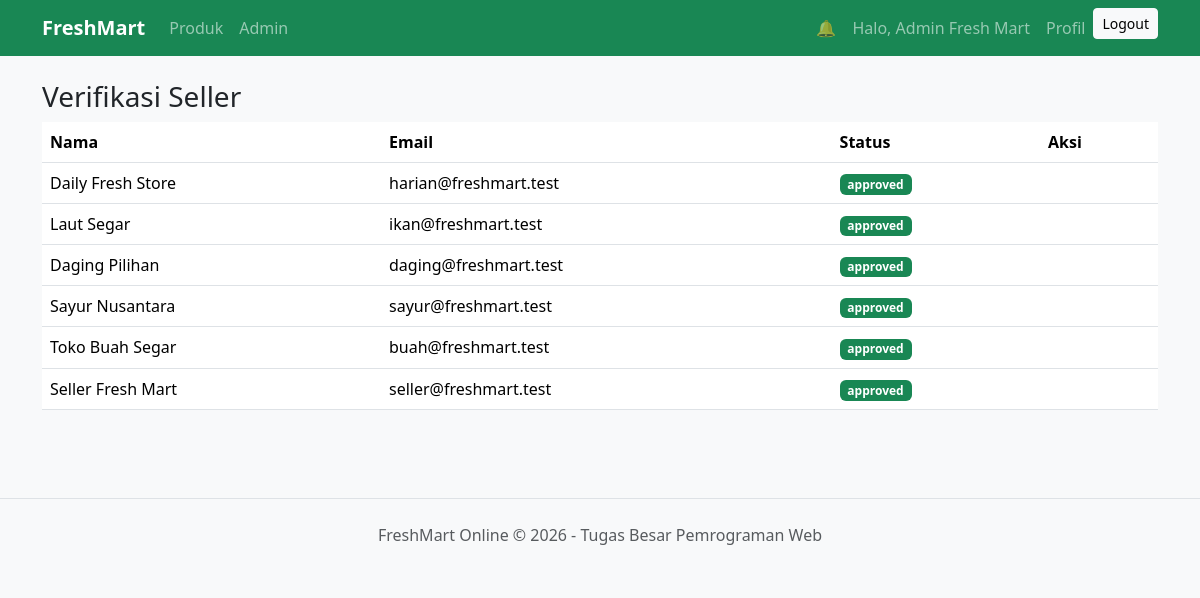
/index.php?page=admin-sellers (signed in), run on the app's committed database.
### tables this page shows
CREATE TABLE `users` (
  `id` int(11) NOT NULL,
  `name` varchar(100) NOT NULL,
  `email` varchar(100) NOT NULL,
  `password` varchar(255) NOT NULL,
  `role` enum('buyer','seller','admin') NOT NULL DEFAULT 'buyer',
  `seller_status` enum('pending','approved','rejected') DEFAULT 'approved',
  `created_at` datetime DEFAULT current_timestamp()
);

### src/views/admin/sellers.php (the view)
<h3>Verifikasi Seller</h3><table class="table"><thead><tr><th>Nama</th><th>Email</th><th>Status</th><th>Aksi</th></tr></thead><tbody><?php while($s=mysqli_fetch_assoc($sellers)): ?><tr><td><?=e($s['name'])?></td><td><?=e($s['email'])?></td><td><span class="badge bg-<?=$s['seller_status']==='approved'?'success':'warning'?>"><?=e($s['seller_status'])?></span></td><td><?php if($s['seller_status']!=='approved'): ?><a class="btn btn-sm btn-success" href="index.php?page=admin-verify-seller&id=<?=$s['id']?>">Verifikasi</a><?php endif; ?></td></tr><?php endwhile; ?></tbody></table>

### src/assets/css/style.css (style rules this page uses)
body { background: #f8f9fa }

### data on the page
users: name "Daily Fresh Store", email "harian@freshmart.test", seller_status "approved"
users: name "Laut Segar", email "ikan@freshmart.test", seller_status "approved"
users: name "Daging Pilihan", email "daging@freshmart.test", seller_status "approved"
users: name "Sayur Nusantara", email "sayur@freshmart.test", seller_status "approved"
users: name "Toko Buah Segar", email "buah@freshmart.test", seller_status "approved"
users: name "Seller Fresh Mart", email "seller@freshmart.test", seller_status "approved"

### other printed values
$user['name'] "Admin Fresh Mart"
